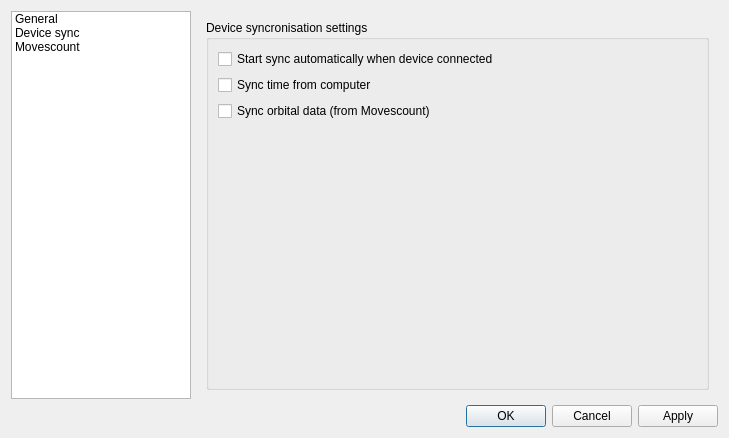
<?xml version="1.0" encoding="UTF-8"?>
<ui version="4.0">
 <class>SettingsDialog</class>
 <widget class="QDialog" name="SettingsDialog">
  <property name="geometry">
   <rect>
    <x>0</x>
    <y>0</y>
    <width>729</width>
    <height>438</height>
   </rect>
  </property>
  <property name="windowTitle">
   <string>Dialog</string>
  </property>
  <layout class="QVBoxLayout" name="verticalLayout">
   <item>
    <layout class="QHBoxLayout" name="horizontalLayout">
     <item>
      <widget class="QListWidget" name="listSettingGroups">
       <property name="sizePolicy">
        <sizepolicy hsizetype="Preferred" vsizetype="Expanding">
         <horstretch>0</horstretch>
         <verstretch>0</verstretch>
        </sizepolicy>
       </property>
       <property name="minimumSize">
        <size>
         <width>180</width>
         <height>0</height>
        </size>
       </property>
       <property name="maximumSize">
        <size>
         <width>180</width>
         <height>16777215</height>
        </size>
       </property>
       <property name="baseSize">
        <size>
         <width>180</width>
         <height>0</height>
        </size>
       </property>
       <property name="resizeMode">
        <enum>QListView::Fixed</enum>
       </property>
       <item>
        <property name="text">
         <string>General</string>
        </property>
        <property name="icon">
         <iconset theme="preferences-system">
          <normaloff/>
         </iconset>
        </property>
       </item>
       <item>
        <property name="text">
         <string>Device sync</string>
        </property>
        <property name="icon">
         <iconset theme="clock">
          <normaloff/>
         </iconset>
        </property>
       </item>
       <item>
        <property name="text">
         <string>Movescount</string>
        </property>
        <property name="icon">
         <iconset theme="internet-web-browser">
          <normaloff/>
         </iconset>
        </property>
       </item>
      </widget>
     </item>
     <item>
      <layout class="QVBoxLayout" name="verticalLayout_3">
       <item>
        <widget class="QStackedWidget" name="stackedWidget">
         <property name="sizePolicy">
          <sizepolicy hsizetype="Expanding" vsizetype="Expanding">
           <horstretch>0</horstretch>
           <verstretch>0</verstretch>
          </sizepolicy>
         </property>
         <property name="currentIndex">
          <number>1</number>
         </property>
         <widget class="QWidget" name="generalSettingsPage">
          <layout class="QVBoxLayout" name="verticalLayout_5">
           <item>
            <widget class="QGroupBox" name="groupBox">
             <property name="title">
              <string>General settings</string>
             </property>
             <layout class="QFormLayout" name="formLayout_3">
              <item row="0" column="0">
               <widget class="QCheckBox" name="checkBoxSkipBetaCheck">
                <property name="text">
                 <string>Skip Beta check at startup</string>
                </property>
               </widget>
              </item>
             </layout>
            </widget>
           </item>
          </layout>
         </widget>
         <widget class="QWidget" name="deviceSyncPage">
          <property name="sizePolicy">
           <sizepolicy hsizetype="Expanding" vsizetype="Expanding">
            <horstretch>0</horstretch>
            <verstretch>0</verstretch>
           </sizepolicy>
          </property>
          <layout class="QVBoxLayout" name="verticalLayout_2">
           <item>
            <widget class="QGroupBox" name="groupDeviceSync">
             <property name="sizePolicy">
              <sizepolicy hsizetype="Expanding" vsizetype="Expanding">
               <horstretch>0</horstretch>
               <verstretch>0</verstretch>
              </sizepolicy>
             </property>
             <property name="title">
              <string>Device syncronisation settings</string>
             </property>
             <layout class="QFormLayout" name="formLayout">
              <item row="1" column="0">
               <widget class="QCheckBox" name="checkBoxSyncTime">
                <property name="text">
                 <string>Sync time from computer</string>
                </property>
               </widget>
              </item>
              <item row="2" column="0">
               <widget class="QCheckBox" name="checkBoxSyncOrbit">
                <property name="text">
                 <string>Sync orbital data (from Movescount)</string>
                </property>
               </widget>
              </item>
              <item row="0" column="0">
               <widget class="QCheckBox" name="checkBoxSyncAutomatically">
                <property name="text">
                 <string>Start sync automatically when device connected</string>
                </property>
               </widget>
              </item>
             </layout>
            </widget>
           </item>
          </layout>
         </widget>
         <widget class="QWidget" name="movesCountPage">
          <layout class="QVBoxLayout" name="verticalLayout_4">
           <item>
            <widget class="QGroupBox" name="groupMovescount">
             <property name="title">
              <string>Movescount connectivity</string>
             </property>
             <layout class="QFormLayout" name="formLayout_2">
              <property name="fieldGrowthPolicy">
               <enum>QFormLayout::AllNonFixedFieldsGrow</enum>
              </property>
              <item row="0" column="0">
               <widget class="QCheckBox" name="checkBoxNewVersions">
                <property name="text">
                 <string>Check Movescount for new versions</string>
                </property>
               </widget>
              </item>
              <item row="1" column="0">
               <widget class="QCheckBox" name="checkBoxDebugFiles">
                <property name="text">
                 <string>Generate debug files (XMLs stored in ~/.openambit/movescount)</string>
                </property>
               </widget>
              </item>
              <item row="2" column="0">
               <widget class="QCheckBox" name="checkBoxMovescountEnable">
                <property name="text">
                 <string>Sync logs with Movescount</string>
                </property>
               </widget>
              </item>
              <item row="3" column="0" colspan="2">
               <widget class="QLineEdit" name="lineEditEmail">
                <property name="placeholderText">
                 <string>Email (Movescount account)</string>
                </property>
               </widget>
              </item>
             </layout>
            </widget>
           </item>
          </layout>
         </widget>
        </widget>
       </item>
      </layout>
     </item>
    </layout>
   </item>
   <item>
    <widget class="QDialogButtonBox" name="buttonBox">
     <property name="orientation">
      <enum>Qt::Horizontal</enum>
     </property>
     <property name="standardButtons">
      <set>QDialogButtonBox::Apply|QDialogButtonBox::Cancel|QDialogButtonBox::Ok</set>
     </property>
    </widget>
   </item>
  </layout>
 </widget>
 <resources/>
 <connections>
  <connection>
   <sender>buttonBox</sender>
   <signal>accepted()</signal>
   <receiver>SettingsDialog</receiver>
   <slot>accept()</slot>
   <hints>
    <hint type="sourcelabel">
     <x>248</x>
     <y>254</y>
    </hint>
    <hint type="destinationlabel">
     <x>157</x>
     <y>274</y>
    </hint>
   </hints>
  </connection>
  <connection>
   <sender>buttonBox</sender>
   <signal>rejected()</signal>
   <receiver>SettingsDialog</receiver>
   <slot>reject()</slot>
   <hints>
    <hint type="sourcelabel">
     <x>316</x>
     <y>260</y>
    </hint>
    <hint type="destinationlabel">
     <x>286</x>
     <y>274</y>
    </hint>
   </hints>
  </connection>
 </connections>
</ui>
